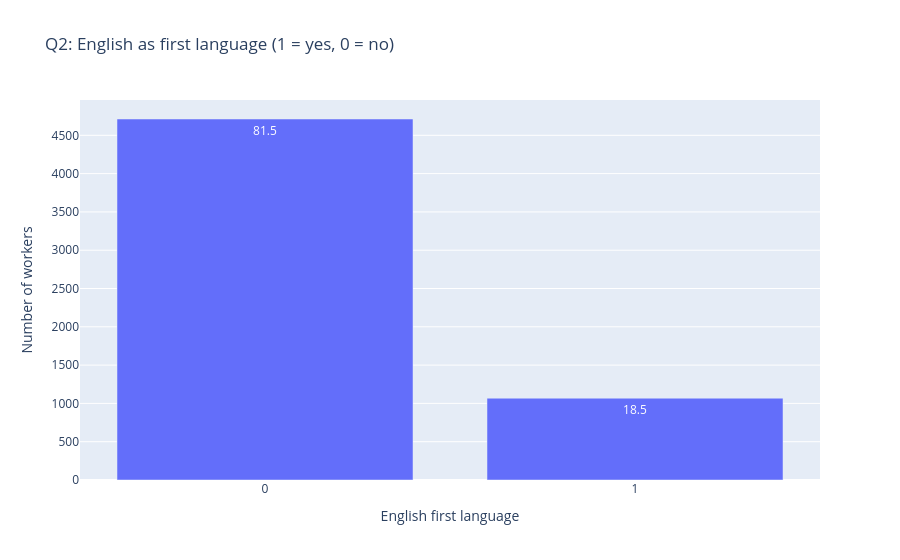

This figure's notebook cell:
### Markdown cell above
- **Q1.** What is the gender distribution of these workers?

- The gender distribution of the workers is primarily male with approximately 2/3 (3676 of 5781 or 63.6% ) being male and 1/3 being female (2103 of 5781 or 36.4%), though there is an other category with 2 workers which could be people who don't identify with either gender.This distribution is important since what counts as toxic is mostly coming from men which can make AI that this is trained off more likely to detect what is toxic to males.

### Code cell
# Q2: English as first language (1 = yes, 0 = no)
q2 = pd.DataFrame({
    'count': df['english_first_language'].value_counts(dropna=False),
    'percent': (df['english_first_language'].value_counts(normalize=True, dropna=False) * 100).round(1)
})
display(q2)
px.bar(q2, x=q2.index.astype(str), y='count', text='percent', title='Q2: English as first language (1 = yes, 0 = no)',
       labels={'x': 'English first language', 'count': 'Number of workers'}).show()

### Figure 1 — Plotly figure (JSON) as saved in the notebook; plotly's stock layout.template omitted (floating-point values rounded to 4 significant figures)
{"data": [{"hovertemplate": "English first language=%{x}<br>Number of workers=%{y}<br>percent=%{text}<extra></extra>", "legendgroup": "", "marker": {"color": "#636efa", "pattern": {"shape": ""}}, "name": "", "orientation": "v", "showlegend": false, "text": [81.5, 18.5], "textposition": "auto", "type": "bar", "x": ["0", "1"], "xaxis": "x", "y": [4713, 1068], "yaxis": "y"}], "layout": {"barmode": "relative", "legend": {"tracegroupgap": 0}, "title": {"text": "Q2: English as first language (1 = yes, 0 = no)"}, "xaxis": {"anchor": "y", "domain": [0, 1], "title": {"text": "English first language"}}, "yaxis": {"anchor": "x", "domain": [0, 1], "title": {"text": "Number of workers"}}}}
